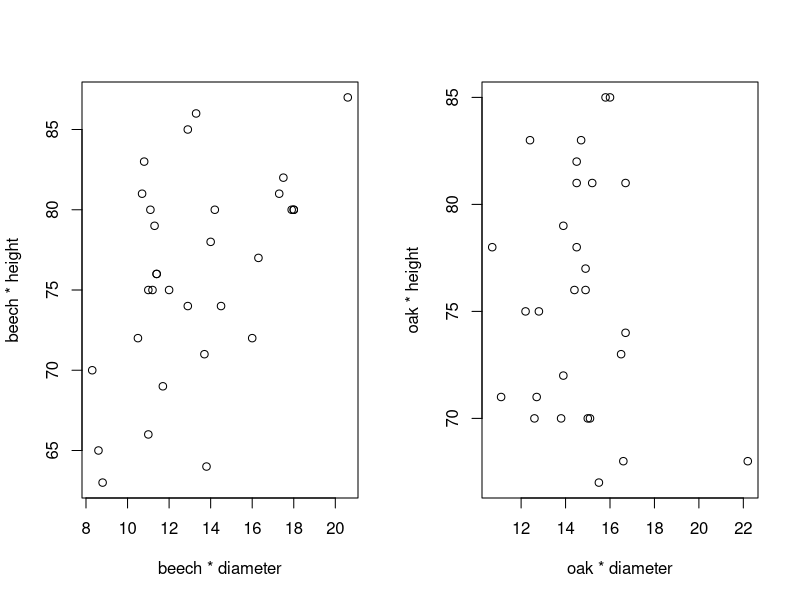
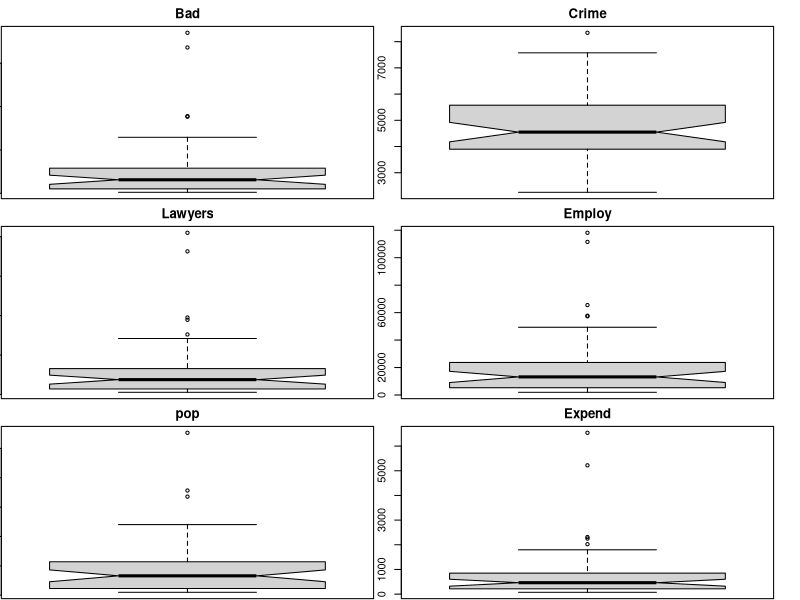
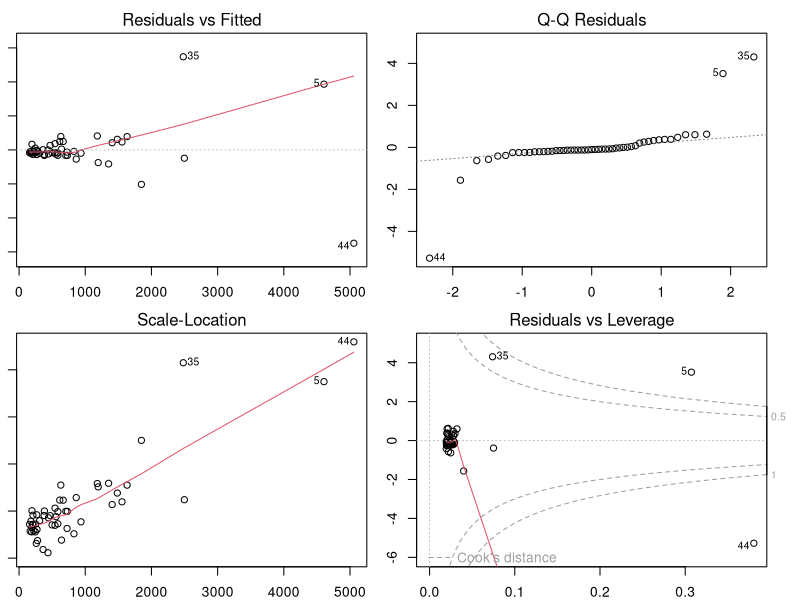
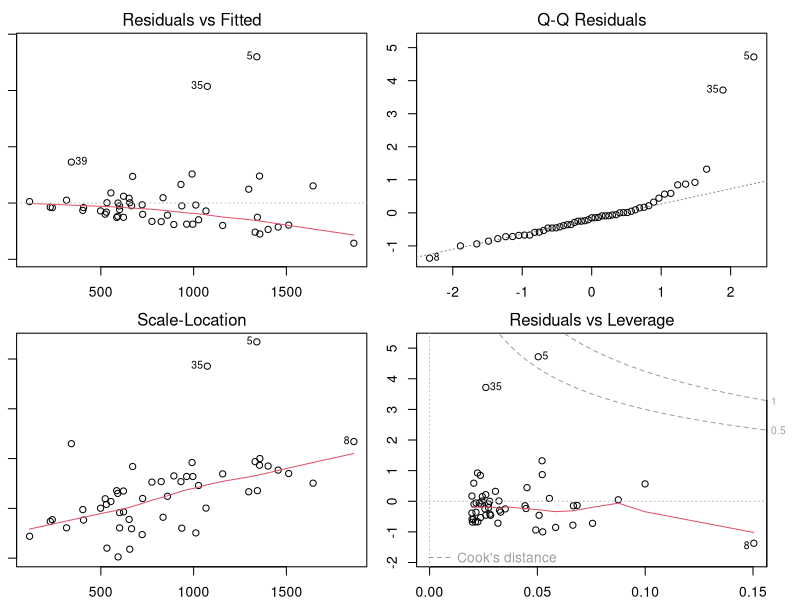
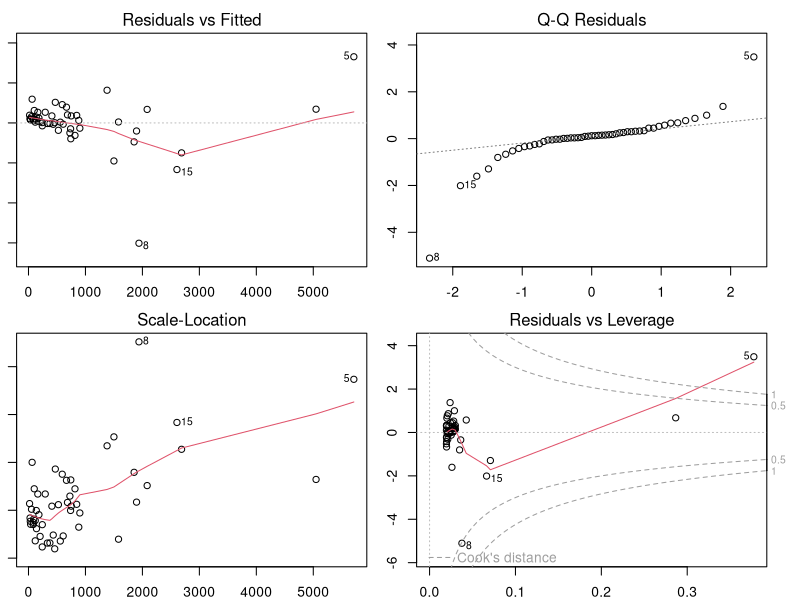
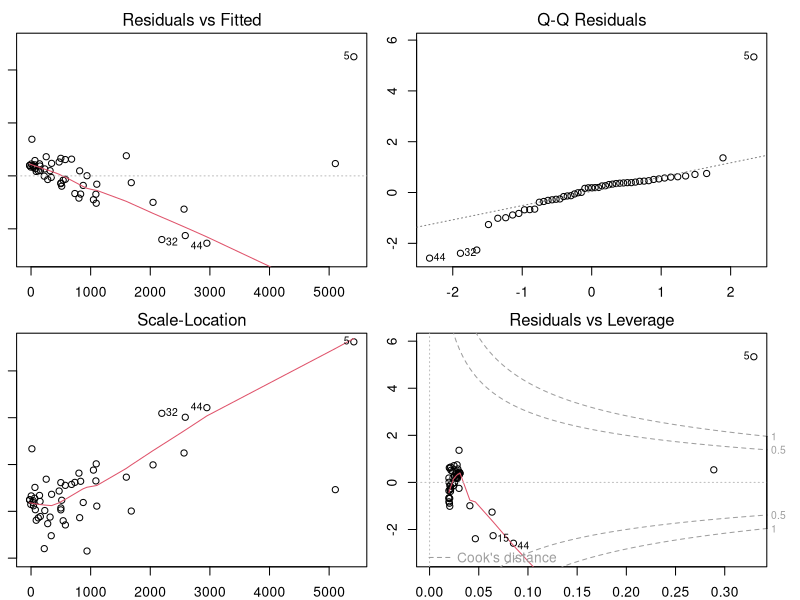
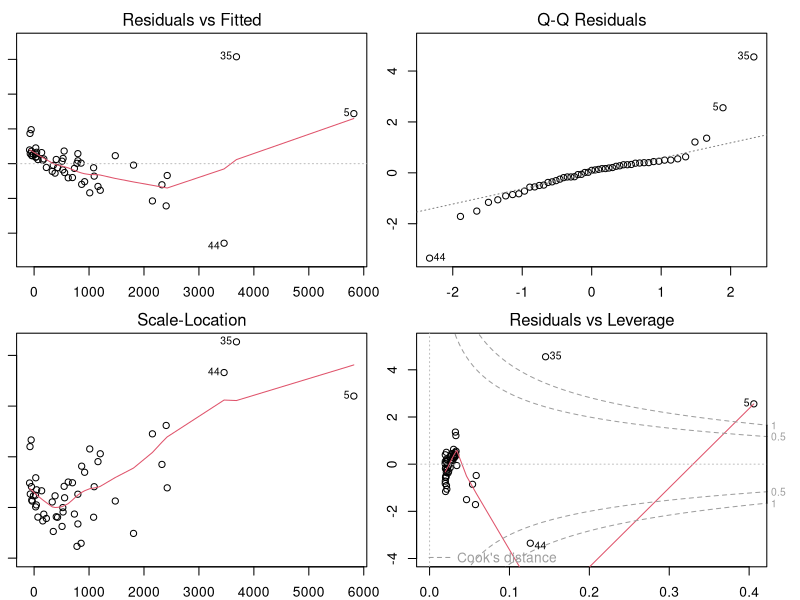
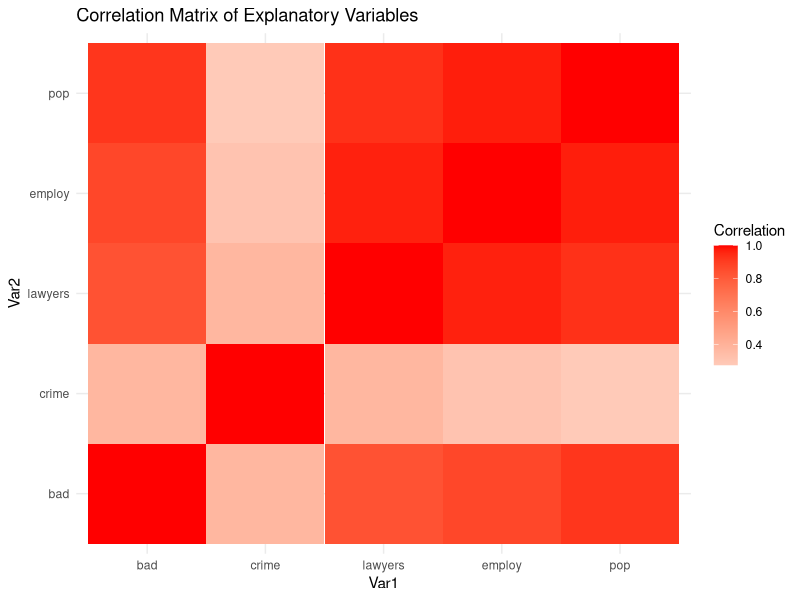

Generate these figures, in order, with R: (Note: this script raises an error after producing the figures.)
## ---- chunk 1
options(digits=3)
## ---- chunk 2
# Load the dataset
tree_data <- read.csv("treeVolume.txt", header = TRUE, sep = "")
# Perform t-test
model_aov <- aov(volume ~ type, data = tree_data)
summary(model_aov)
## ---- chunk 3
# Perform t-test
t_test <- t.test(volume ~ type, data = tree_data)
t_test
## ---- chunk 4
# Estimate the volumes for the two tree types
aggregate(tree_data$volume, by = list(tree_data$type), mean)
## ---- chunk 5
# Fit a linear model with diameter and height as explanatory variables
model_lm <- lm(volume ~ diameter + height + type, data = tree_data)
summary(model_lm)
## ---- chunk 6
# Perform ANOVA to investigate the influence of diameter on volume for both tree types
model_aov_diameter <- aov(volume ~ diameter * type, data = tree_data)
summary(model_aov_diameter)
## ---- chunk 7
# Perform ANOVA to investigate the influence of height on volume for both tree types
model_aov_height <- aov(volume ~ height * type, data = tree_data)
summary(model_aov_height)
## ---- chunk 8
par(mfrow=c(1, 2))
plot(tree_data[tree_data$type == "beech", "diameter"],
     tree_data[tree_data$type == "beech", "height"], 
     xlab =  "beech * diameter", ylab = "beech * height")
plot(tree_data[tree_data$type == "oak", "diameter"],
     tree_data[tree_data$type == "oak", "height"], 
     xlab =  "oak * diameter", ylab = "oak * height")

cor.test(tree_data[tree_data$type == "beech", "diameter"],
         tree_data[tree_data$type == "beech", "height"])
cor.test(tree_data[tree_data$type == "oak", "diameter"], 
         tree_data[tree_data$type == "oak", "height"])
## ---- chunk 9
# Calculate the overall average diameter and height
avg_diameter <- mean(tree_data$diameter)
avg_height <- mean(tree_data$height)

# Predict the volume for a tree with the overall average diameter and height
predict(model_lm, newdata = data.frame(diameter = avg_diameter, height = avg_height, type = "beech"), interval = "confidence")
## ---- chunk 10

# fit a linear model with the transformed variables
transformed_model <- lm(log(volume) ~ log(tree_data$height) + log(tree_data$diameter) + type, data=tree_data)
# print the summary of the model to check the results
summary(transformed_model);

# fit a linear model with the transformed variables
model <- lm(volume ~ tree_data$height + tree_data$diameter + type, data=tree_data)
# print the summary of the model to check the results
summary(model);

## ---- chunk 11
data <- read.csv("expensescrime.txt", header = TRUE, sep = " ")
# scatterplots
par(mfrow=c(3,2), mar=c(0.1,0.1,2,2))

boxplot(data$bad, data = data, notch = TRUE, varwidth = TRUE, main = "Bad")
boxplot(data$crime, data = data, notch = TRUE, varwidth = TRUE, main = "Crime")
boxplot(data$lawyers, data = data, notch = TRUE, varwidth = TRUE, main = "Lawyers")
boxplot(data$employ, data = data, notch = TRUE, varwidth = TRUE, main = "Employ")
boxplot(data$pop, data = data, notch = TRUE, varwidth = TRUE, main = "pop")
boxplot(data$expend, data = data, notch = TRUE, varwidth = TRUE, main = "Expend")
## ---- chunk 12
par(mfrow=c(2,2), mar=c(2,1,2,2))
library(MASS)
rlm_fit1 <- lm(data$expend~data$bad, data=data)
rlm_fit2 <- lm(data$expend~data$crime, data=data)
rlm_fit3 <- lm(data$expend~data$lawyers, data=data)
rlm_fit4 <- lm(data$expend~data$employ, data=data)
rlm_fit5 <- lm(data$expend~data$pop, data=data)
plot(rlm_fit1)
plot(rlm_fit2)
plot(rlm_fit3)
plot(rlm_fit4)
plot(rlm_fit5)

## ---- chunk 13
library("reshape2")
library('ggplot2')
# calculate correlation matrix
cor_matrix <- cor(data[, c("bad", "crime", "lawyers", "employ", "pop")])

# plot correlation matrix
ggplot(data = reshape2::melt(cor_matrix)) +
  geom_tile(aes(x = Var1, y = Var2, fill = value)) +
  scale_fill_gradient2(low = "blue", high = "red", midpoint = 0,
                       name = "Correlation") +
  theme_minimal() +
  labs(title = "Correlation Matrix of Explanatory Variables")

round(cor_matrix,2)
pairs(cor_matrix)

## ---- chunk 14
library(MASS)

# fit full model
full_model <- lm(expend ~ bad + crime + lawyers + employ + pop, data=data)

# step-up method to find best model
full_model.step <- stepAIC(full_model, direction="both")

summary(full_model.step)
## ---- chunk 15
# create new data frame with hypothetical values
new_data <- data.frame(bad=50, crime=5000, lawyers=5000, employ=5000, pop=5000)

# predict expend using selected model
pred <- predict(full_model.step, newdata=new_data, interval="prediction", level=0.95)


pred
## ---- chunk 16
set.seed(73) #sheldon prime !
library(glmnet)
x <- as.matrix(data[, c("bad", "crime", "lawyers", "employ", "pop")])
y <- data$expend
train=sample(1:nrow(x),0.67*nrow(x)) # train by using 2/3 of the data
x.train=x[train,]; y.train=y[train] # data to train
x.test=x[-train,]; y.test=y[-train] # data to test the prediction quality


lasso.mod=glmnet(x.train,y.train,alpha=1)
cv.lasso=cv.glmnet(x.train,y.train,alpha=1,type.measure='mse')
plot(lasso.mod,label=T,xvar="lambda") #have a look at the lasso path
plot(cv.lasso) # the best lambda by cross-validation
plot(cv.lasso$glmnet.fit,xvar="lambda",label=T)
lambda.min=cv.lasso$lambda.min; lambda.1se=cv.lasso$lambda.1se
coef(lasso.model,s=cv.lasso$lambda.min) #beta’s for the best lambda
y.pred=predict(lasso.model,s=lambda.min,newx=x.test) #predict for test
mse.lasso=mean((y.test-y.pred)^2) #mse for the predicted test rows

## ---- chunk 17
#install.packages("Hmisc")
library(ggplot2)
library(Hmisc)
## ---- chunk 18
data_titanic <- read.table("titanic.txt", header=TRUE)

plot(xtabs(~Survived + PClass + Sex, titanic))

## ---- chunk 19
ggplot(data=titanic, aes(x=Sex, fill=Survived)) + geom_bar(position="dodge")

## ---- chunk 20
v <- c('PClass','Survived','Age','Sex')
titanic <- data_titanic[, v]
describe(titanic,na.rm = TRUE, interp=FALSE,skew = TRUE, ranges = TRUE,trim=.1,
              type=3,check=TRUE,fast=NULL,quant=NULL,IQR=FALSE,omit=FALSE,data=NULL)
## ---- chunk 21
model  <- glm(Survived ~ PClass + Age + Sex, data = data_titanic, family = binomial())
summary(model_log1)
## ---- chunk 22
data = read.table(file = "coups.txt", header = TRUE)
pairs(data[,-1])
## ---- chunk 23
glmcoups = glm(miltcoup ~ oligarchy + pollib + parties + pctvote + popn + size + numelec + numregim, family = poisson, data = data)
summary(glmcoups)
## ---- chunk 24
glmcoups2 = glm(miltcoup~oligarchy+pollib+parties, family = poisson, data = data)
summary(glmcoups2)
## ---- chunk 25
avg1 =0.25138+0.09262*mean(data$oligarchy)-0.57410*0+0.02206*mean(data$parties)
avg2 =0.25138+0.09262*mean(data$oligarchy)-0.57410*1+0.02206*mean(data$parties)
avg3 =0.25138+0.09262*mean(data$oligarchy)-0.57410*2+0.02206*mean(data$parties)
avg =c(exp(avg1), exp(avg2), exp(avg3))
avg1; avg2; avg3; avg
